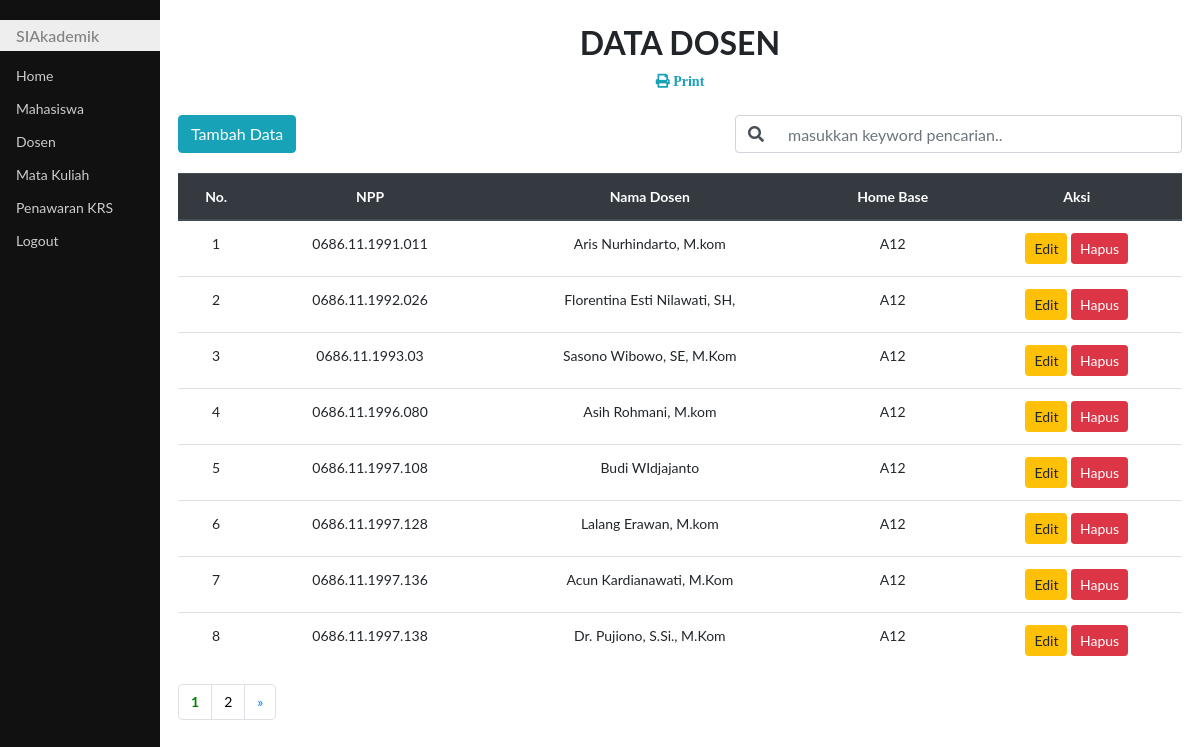
Screenshot of /indexDsn.php (signed in) with the database file from the repository.
### tables this page shows
CREATE TABLE `dosen` (
  `npp` varchar(16) NOT NULL,
  `nama_dosen` char(30) NOT NULL,
  `homebase` varchar(3) NOT NULL
);

### indexDsn.php (the view, shortened to what this page needs)
<!DOCTYPE html>
<html>
<head>
	<link rel="stylesheet" type="text/css" href="bootstrap/css/bootstrap.css">
	<link rel="stylesheet" type="text/css" href="style.css">
	<link rel="stylesheet" href="https://use.fontawesome.com/releases/v5.7.0/css/all.css">
</head>
<body>
	<?php
	require "koneksi.php";
	$jmlDataPerHal = 8;
	if (isset($_POST['cari'])) {
		$cari = $_POST['cari'];
		$sql = "select * from dosen where npp like'%$cari%' or nama_dosen like '%$cari%' or homebase like '%$cari%'";
	} else {
		$sql = "select * from dosen";
	}
	$qry = mysqli_query($koneksi, $sql) or die(mysqli_error($koneksi));
	$jmlData = mysqli_num_rows($qry);
	$jmlHal = ceil($jmlData / $jmlDataPerHal);
	if (isset($_GET['hal'])) {
		$halAktif = $_GET['hal'];
	} else {
		$halAktif = 1;
	}
	$awalData = ($jmlDataPerHal * $halAktif) - $jmlDataPerHal;
	$kosong = false;
	if (isset($_POST['cari'])) {
		$cari = $_POST['cari'];
		$sql = "select * from dosen where npp like'%$cari%' or nama_dosen like '%$cari%' or homebase like '%$cari%'
	  limit $awalData,$jmlDataPerHal";
	} else {
		$sql = "select * from dosen limit $awalData,$jmlDataPerHal";
	}
	$hasil = mysqli_query($koneksi, $sql) or die(mysqli_error($koneksi));
	?>
	<div class="utama">
		<h2 class="text-center mt-4 text-uppercase font-weight-bold">Data Dosen</h2>
		<div class="text-center mb-4"><a href="cetakDsn.php" target="_blank"><span class="fas fa-print text-info">&nbsp;Print</span></a></div>
		<div class="ml-2 mr-2">
			<span class="float-left">
				<a class="btn btn-info" href="addDsn.php">Tambah Data</a>
			</span>
			<span class="float-right">
				<form action="" method="post" class="form-inline">
					<div class="input-group mb-3">
						<div class="input-group-prepend">
							<span class="input-group-text bg-white" id="basic-addon1">
								<i class="fas fa-search"></i>
							</span>
						</div>
						<input class="form-control border-left-0 " type="text" name="keyword" size="40" placeholder="masukkan keyword pencarian.." autocomplete="off" id="keyword" >
					</div>
				</form>
			</span>
			<br><br>
			<div id="tabel_dosen">
				<table class="table table-hover text-center mt-3">
					<thead class="thead-dark">
						<tr>
							<th>No.</th>
							<th>NPP</th>
							<th>Nama Dosen</th>
							<th>Home Base</th>
							<th>Aksi</th>
						</tr>
					</thead>
					<tbody>
						<?php
						if ($kosong) {
						?>
							<tr>
								<th colspan="6">
									<div class="alert alert-info alert-dismissible fade show text-center"> Data tidak ada</div>
								</th>
							</tr>
							<?php
						} else {
							$no = $awalData + 1;
							while ($row = mysqli_fetch_assoc($hasil)) {
							?>
								<tr>
									<td><?php echo $no ?></td>
									<td><?php echo $row["npp"] ?></td>
									<td><?php echo $row["nama_dosen"] ?></td>
									<td><?php echo $row["homebase"] ?></td>
									<td>
										<a class="btn btn-warning btn-sm" href="editDsn.php?kode=<?php echo $row["npp"] ?>">Edit</a>
										<a class="btn btn-danger btn-sm" href="deleteDsn.php?kode=<?php echo $row["npp"] ?>" onclick="return confirm('Data Anda Akan Dihapus.Apakah Anda Yakin?')">Hapus</a>
									</td>
								</tr>
						<?php
								$no++;
							}
						}
						?>
					</tbody>
				</table>
			</div>
			<ul class="pagination mt-3">
				<?php
				for ($i = 1; $i <= $jmlHal; $i++) {
					if ($i == $halAktif) {
						echo "<li class='page-item'><a class='page-link' href=?hal=$i style='font-weight:bold;color:green;'>$i</a></li>";
					} else {
						echo "<li class='page-item'><a class='page-link' href=?hal=$i style='color:black;'>$i</a></li>";
					}
				}
				if ($halAktif < $jmlHal) {
					$forward = $halAktif + 1;
					echo "<li class='page-item'><a class='page-link' href=?hal=$forward>&raquo;</a></li>";
				}
				?>
			</ul>
		</div>
	</div>
</body>
</html>

### style.css (style rules this page uses)
body { font-family: "Lato", sans-serif; }
.menusamping { height: 100%; width: 160px; position: fixed; z-index: 1; top: 0; left: 0; background-color: #111; overflow-x: hidden; padding-top: 20px; }
.menusamping a { padding: 6px 8px 6px 16px; text-decoration: none; font-size: 14px; color: #ccc; display: block; }
.menusamping h1 { padding: 6px 8px 6px 16px; text-decoration: none; font-size: 16px; color: #818181; background-color: #eee; display: block; }
.utama { margin-left: 160px; font-size: 14px; padding: 0px 10px; }

### rows the page displays
dosen: npp "0686.11.1991.011", nama_dosen "Aris Nurhindarto, M.kom", homebase "A12"
dosen: npp "0686.11.1992.026", nama_dosen "Florentina Esti Nilawati, SH,", homebase "A12"
dosen: npp "0686.11.1993.03", nama_dosen "Sasono Wibowo, SE, M.Kom", homebase "A12"
dosen: npp "0686.11.1996.080", nama_dosen "Asih Rohmani, M.kom", homebase "A12"
dosen: npp "0686.11.1997.108", nama_dosen "Budi WIdjajanto", homebase "A12"
dosen: npp "0686.11.1997.128", nama_dosen "Lalang Erawan, M.kom", homebase "A12"
dosen: npp "0686.11.1997.136", nama_dosen "Acun Kardianawati, M.Kom", homebase "A12"
dosen: npp "0686.11.1997.138", nama_dosen "Dr. Pujiono, S.Si., M.Kom", homebase "A12"
